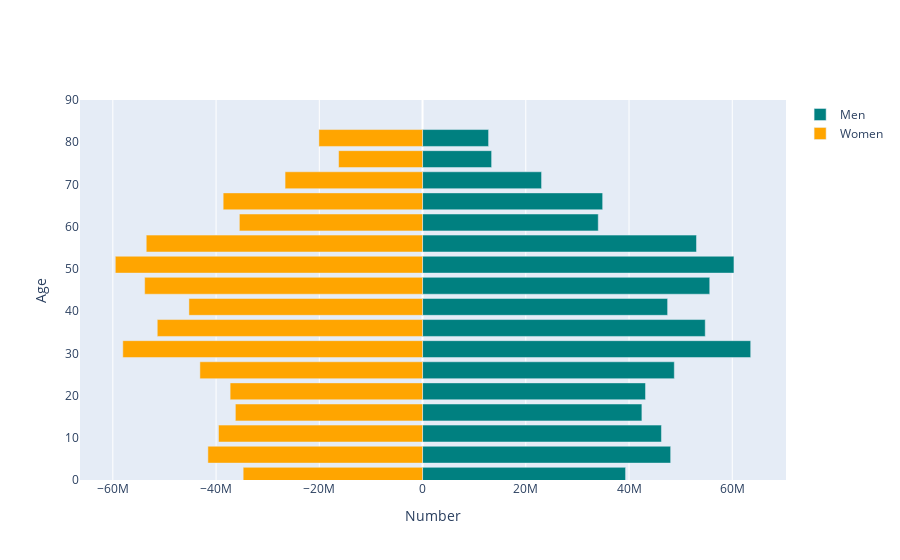

Here is the notebook cell this chart was saved with:
### Code cell
bins = [go.Bar(x = china.loc[str(year),:].filter(regex="Male").values,
               y = [int(s[:2])+1 for s in age_ranges],
               orientation='h',
               name='Men',
               marker=dict(color='teal'),
               hoverinfo='skip'
               ),

        go.Bar(x = -china.loc[str(year),:].filter(regex="Female").values,
               y=[int(s[:2])+1 for s in age_ranges],
               orientation='h',
               name='Women',
               marker=dict(color='orange'),
               hoverinfo='skip',
               )
        ]
py.iplot(dict(data=bins, layout=layout))

### Figure 1 — Plotly figure (JSON) as saved in the notebook; plotly's stock layout.template omitted (floating-point values rounded to 4 significant figures)
{"data": [{"hoverinfo": "skip", "marker": {"color": "teal"}, "name": "Men", "orientation": "h", "type": "bar", "x": [39330381, 48064667, 46279528, 42490668, 43195489, 48774454, 63570333, 54764289, 47476878, 55635658, 60326516, 53070968, 34038983, 34892618, 23054803, 13381313, 12792826], "y": [1, 6, 11, 16, 21, 26, 31, 36, 41, 46, 51, 56, 61, 66, 71, 76, 81]}, {"hoverinfo": "skip", "marker": {"color": "orange"}, "name": "Women", "orientation": "h", "type": "bar", "x": [-34749474, -41584537, -39528197, -36262976, -37275056, -43132122, -58068220, -51391562, -45258837, -53832965, -59520396, -53525709, -35489280, -38623183, -26632078, -16264861, -20080173], "y": [1, 6, 11, 16, 21, 26, 31, 36, 41, 46, 51, 56, 61, 66, 71, 76, 81]}], "layout": {"autosize": true, "barmode": "overlay", "xaxis": {"autorange": true, "range": [-66360000.0, 70410000.0], "title": {"text": "Number"}, "type": "linear"}, "yaxis": {"range": [0, 90], "title": {"text": "Age"}, "type": "linear"}}}
